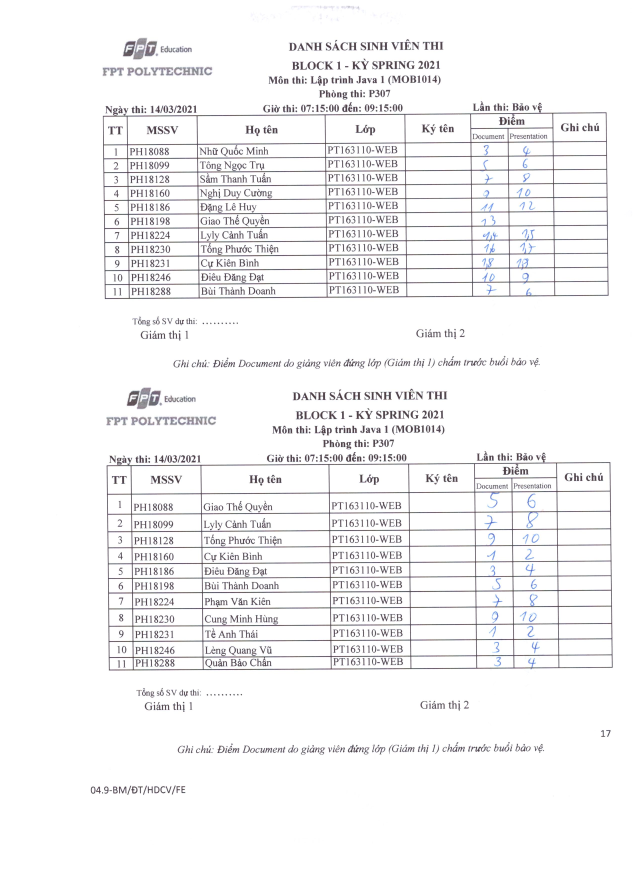
#> input picture 1 (1).jpg, 2552 x 3510 px (shown at 1/4 size)
$ python Remove_straight_line.py
#> lines starting #> are read from the running program, lines starting #| are printed output that depends on the picture; after the words box and inside, x2 and y2 are one past the last pixel; in counts of white or black regions, pixels touching at a corner belong together
import cv2
import numpy as np

# [75 lines of commented-out code are left out]


cv2.waitKey(0)
cv2.destroyAllWindows()
path = r'1 (1).jpg'
image = cv2.imread(path)
#> image is the input picture: shape (3510, 2552, 3); mean B, G, R 244.6, 243.9, 244.3

print(image.shape)
#| (3510, 2552, 3)
W , H , C = image.shape
#> W = 3510; H = 2552; C = 3
image = cv2.resize(image,( H // 2, W // 2))
#> image: shape (1755, 1276, 3)

gray = cv2.cvtColor(image,cv2.COLOR_BGR2GRAY)
thresh = cv2.threshold(gray, 0, 255, cv2.THRESH_BINARY_INV + cv2.THRESH_OTSU)[1]
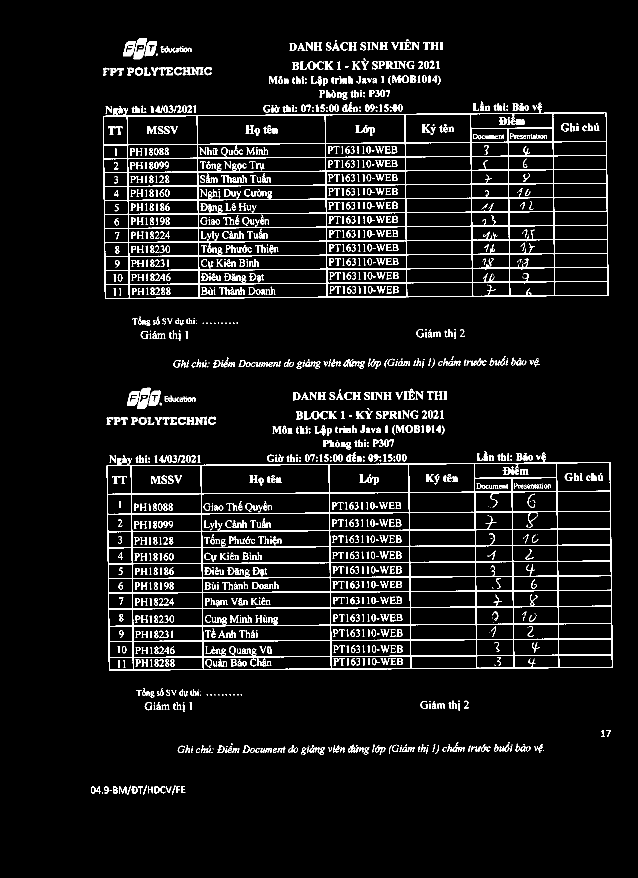
#> thresh: shape (1755, 1276) (shown at 1/2 size); 6.8% white in thin lines or dots, all inside (x1, y1, x2, y2) = (182, 76, 1225, 1590)
horizontal_kernel = cv2.getStructuringElement(cv2.MORPH_RECT, (25,1))
detected_lines = cv2.morphologyEx(thresh, cv2.MORPH_OPEN, horizontal_kernel, iterations=2)
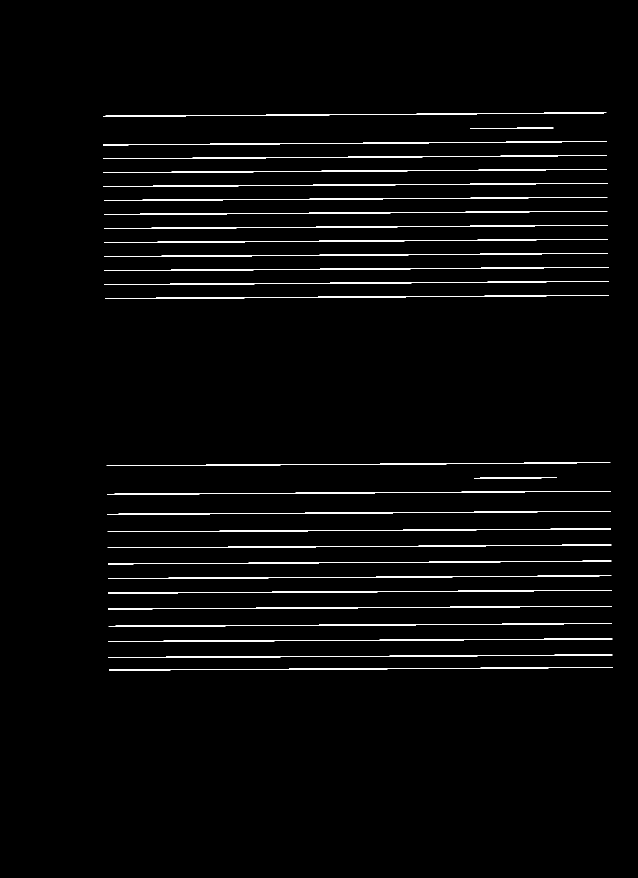
#> detected_lines: shape (1755, 1276) (shown at 1/2 size); 2.3% white in thin lines or dots, all inside (x1, y1, x2, y2) = (206, 225, 1225, 1341)
cnts = cv2.findContours(detected_lines, cv2.RETR_EXTERNAL, cv2.CHAIN_APPROX_SIMPLE)
#> cnts = 28 contours; largest, box (x1, y1, x2, y2) and area: (216, 1180, 1224, 1187) 1050, (209, 534, 1217, 542) 1016, (209, 506, 1216, 514) 1016, (210, 590, 1217, 598) 997, (207, 338, 1214, 346) 997
cnts = cnts[0] if len(cnts) == 2 else cnts[1]
for c in cnts:
    cv2.drawContours(image, [c], -1, (255,255,255), 10)
#> this loop made 28 passes
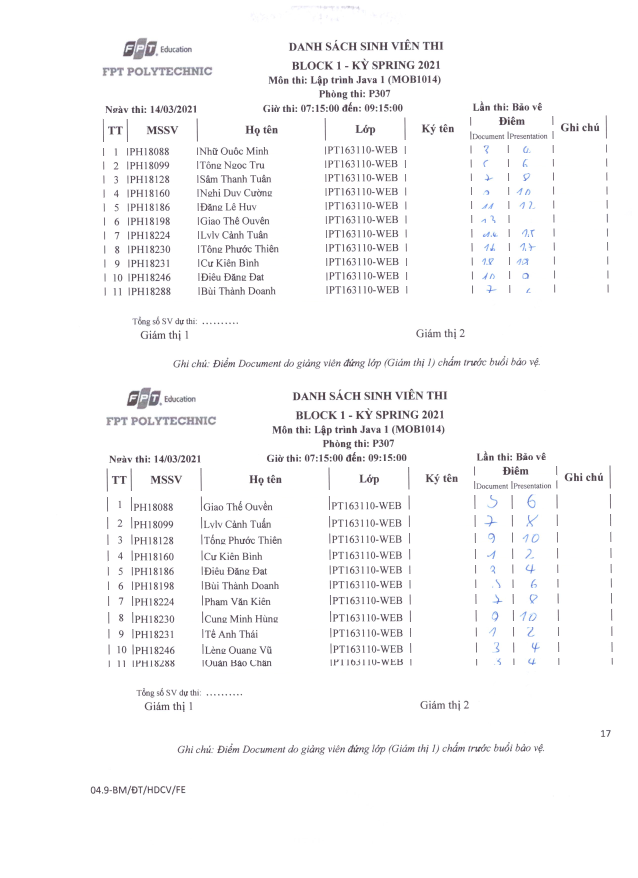
#> image: shape (1755, 1276, 3) (shown at 1/2 size); mean B, G, R 248.6, 248.1, 248.3
# Repair image
repair_kernel = cv2.getStructuringElement(cv2.MORPH_RECT, (1,6))
#> repair_kernel = [1, 1, 1, 1, 1, 1]
result = 255 - cv2.morphologyEx(255 - image, cv2.MORPH_CLOSE, repair_kernel, iterations=1)
kernel = np.ones((4,4), np.uint8)
image = cv2.erode(image,kernel,iterations=2)
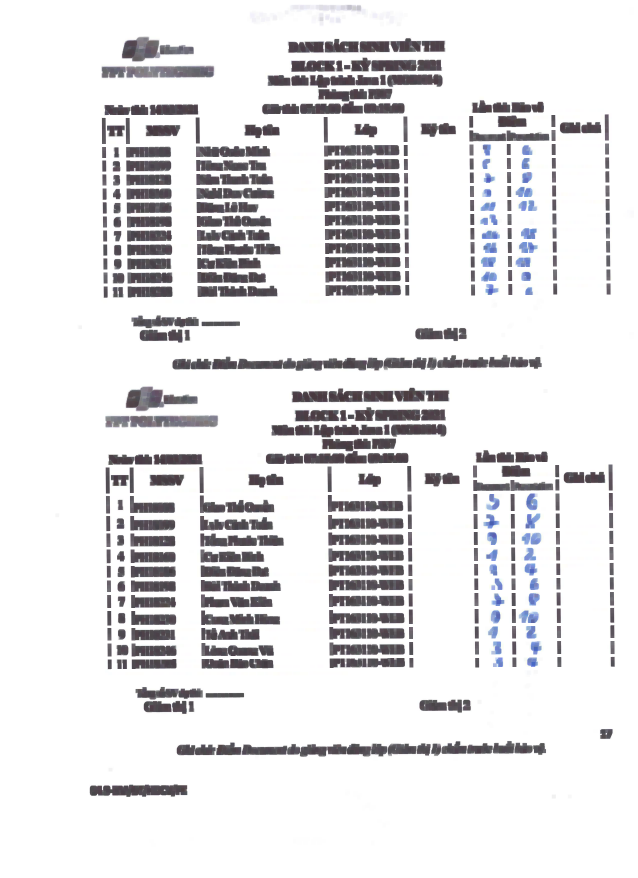
#> image: shape (1755, 1276, 3) (shown at 1/2 size); mean B, G, R 228.5, 226.9, 227.7

cv2.imshow('image', image)
cv2.imshow('result', result)
cv2.waitKey()
